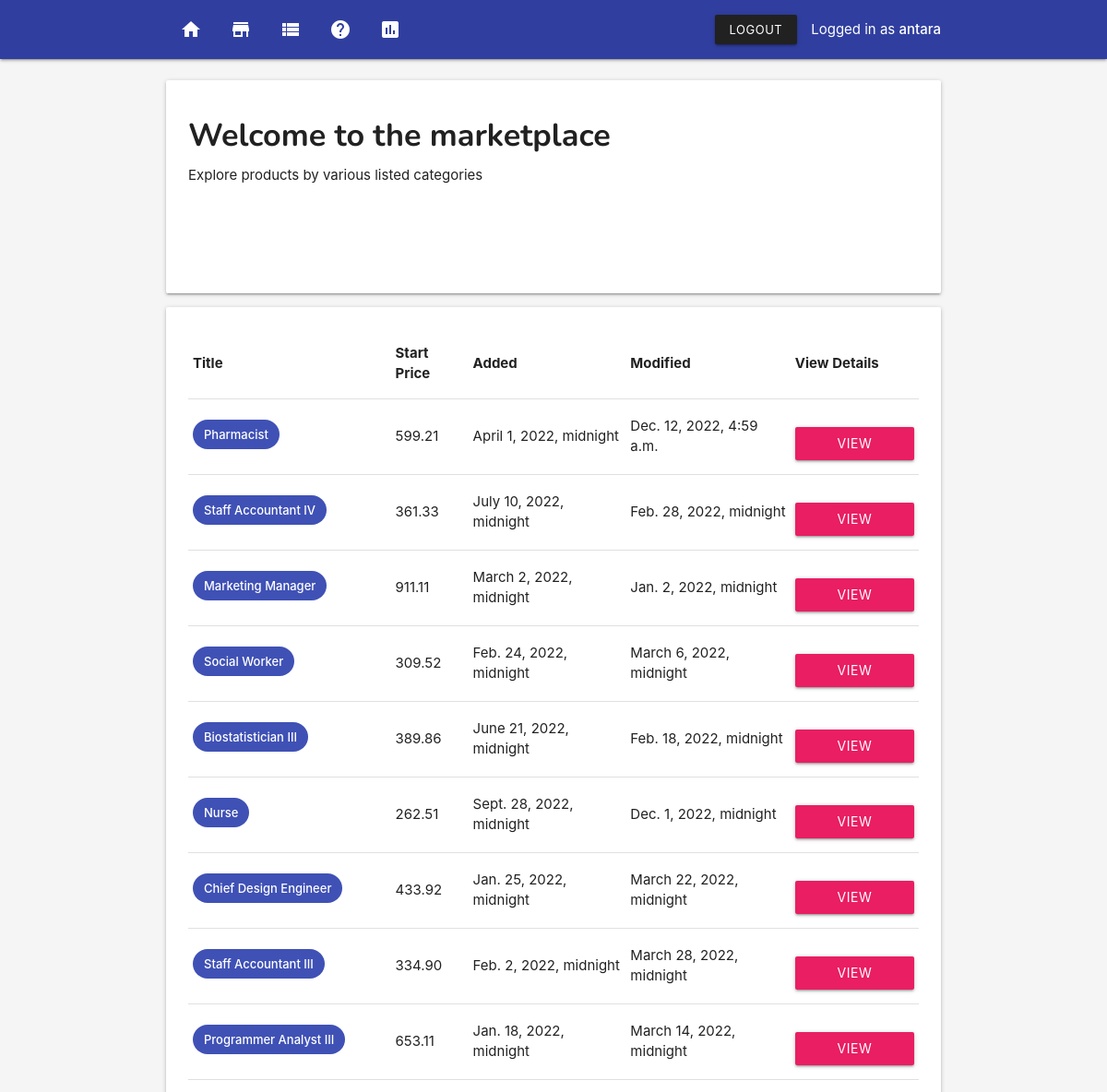
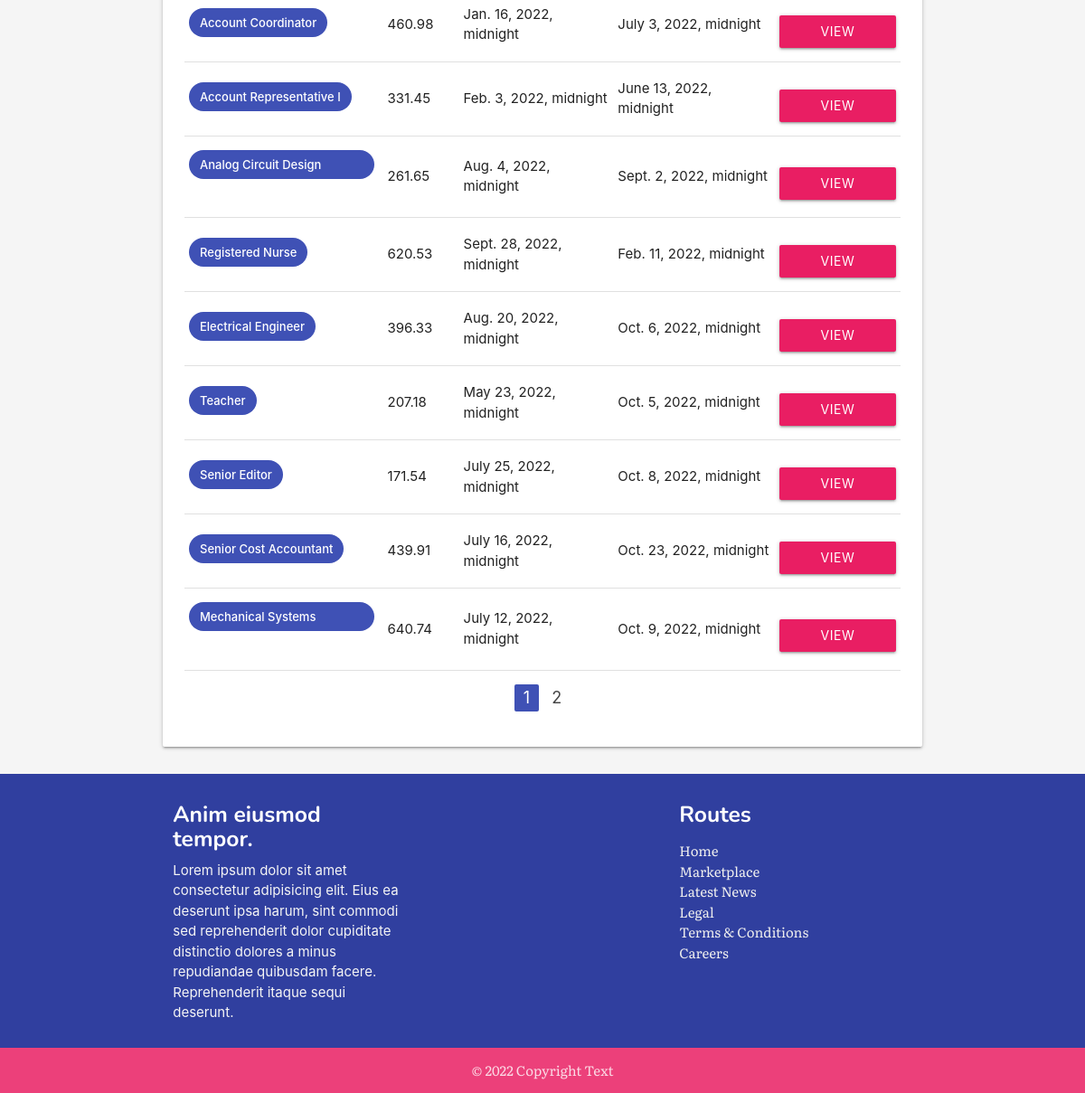
Screenshot of /marketplace/ (signed in) with the database file from the repository (2 pictures, top to bottom).
### core/models.py (models this page shows, shortened)
class User(AbstractUser):
    first_name = models.CharField(max_length=255, null=True)
    last_name = models.CharField(max_length=150, null=True)
    email = models.EmailField(unique=True)
    address = models.CharField(max_length=300, null=True)
    phone = models.CharField(
        max_length=10,
        null=True,
        validators=[
            MinLengthValidator(10)
        ]
    )
    age = models.CharField(max_length=5, null=True)
    birth_date = models.DateField(null=True)

### system/models.py (models this page shows, shortened)
class Auction(models.Model):
    title = models.CharField(max_length=255)
    slug = models.SlugField()
    start_time = models.DateTimeField(null=True)
    end_time = models.DateTimeField(null=True)
    start_price = models.DecimalField(max_digits=10, decimal_places=2, null=True)
    created = models.DateTimeField(auto_now_add=True)
    modified = models.DateTimeField(auto_now=True)
    winner = models.ForeignKey(User, on_delete=models.CASCADE, null=True)

### system/views.py (the view)
# urls.py: path('marketplace/', views.auctions, name='auctions'),
@login_required
def auctions(request):
    all_auctions = Auction.objects.all()
    paginator = Paginator(all_auctions, 18)
    page = request.GET.get('page')
    auctions = paginator.get_page(page)
    context = {
        'auctions': auctions,
    }
    return render(request, 'auctions.html', context)

### templates/auctions.html (shortened to what this page needs)
{% extends 'base.html' %}
{% block content %}
{% include 'nav.html' %}
{% load static %}
<section class="section">
    <section class="container">
            <div class="col s12">
                    <div class="card">
                            <div class="card-content">
                                <h4>Welcome to the marketplace</h4>
                                <p>Explore products by various listed categories</p>
                                <img src="{% static 'ishant-mishra-1349434-unsplash.jpg' %}" alt="" class="responsive-img fade-in">
                            </div>
                        </div>
            </div>
            <div class="card">
                <div class="card-content">
                        <table class="table responsive-table">
                                <thead>
                                    <tr>
                                        <th>Title</th>
                                        <th>Start Price</th>
                                        <th>Added</th>
                                        <th>Modified</th>
                                        <th>View Details</th>
                                    </tr>
                                </thead>
                                <tbody>
                                        {%for a in auctions %}
                                        <tr>
                                            <td><span class="chip indigo white-text">{{ a.title }}</span></td>
                                            <td>{{ a.start_price }}</td>
                                            <td>{{ a.created }}</td>
                                            <td>{{ a.modified }}</td>
                                            <td><a href="{% url 'system:auction-detail' a.id %}" style="margin-top: 1rem;" class="btn pink waves-effect waves-light">View Details</a></td>
                                        </tr>
                                        {% endfor %}
                                </tbody>
                            </table>
                            <ul class="pagination center">
                                <li class="active indigo"><a href="#!">{{auctions.number}}</a></li>
                                {% if auctions.has_next %}
                                <li class="waves-effect"><a href="?page={{auctions.next_page_number}}">{{ auctions.next_page_number}}</a></li>
                                {% endif %}
                            </ul>
                </div>
            </div>
    </section>
</section>
{% include 'footer.html' %}
{% endblock content %}

### templates/nav.html (shortened to what this page needs)
<nav>
<div class="nav-wrapper indigo darken-2">
    <div class="container">
    <ul class="left hide-on-med-and-down">
            <li><a href="{% url 'system:home' %}"><i class="material-icons">home</i></a></li>
        <li><a href="{% url 'system:auctions' %}"><i class="material-icons">store</i></a></li>
        <li><a href="{% url 'system:bid-summary' %}"><i class="material-icons">view_list</i></a></li>
        <li><a href="{% url 'system:about' %}"><i class="material-icons">help</i></a></li>
        <li><a href="{% url 'system:dashboard' %}"><i class="material-icons">insert_chart</i></a></li>
    </ul>
    <ul class="right hide-on-med-and-down">
            {% if user.is_authenticated %}
            <li><a class="btn-small waves-effect waves-light grey darken-4" href="{% url 'core:logout' %}">Logout</a></li>
            <li>Logged in as <strong>{{ user.username }}</strong></li>
        {% endif %}
    </ul>
</div>
</div>
</nav>

### templates/base.html (style rules this page uses)
p { margin-top: 0.5rem !important; margin-bottom: 0.5rem!important; }
img { margin-top: 1em; padding: 4%; }
h1, h2, h3, h4, h5, h6 { margin-top: .5em !important; font-family: 'Nunito', sans-serif; font-weight: bold; }
body { display: flex; min-height: 100vh; flex-direction: column; }
.fade-in { -webkit-animation: fade-in 1s cubic-bezier(0.390, 0.575, 0.565, 1.000) both; animation: fade-in 1s cubic-bezier(0.390, 0.575, 0.565, 1.000) both; }

### rows the page displays
User: username "antara"
Auction: title "Pharmacist", start_price "599.21", created "April 1, 2022, midnight", modified "Dec. 12, 2022, 4:59 a.m."
Auction: title "Staff Accountant IV", start_price "361.33", created "July 10, 2022, midnight", modified "Feb. 28, 2022, midnight"
Auction: title "Marketing Manager", start_price "911.11", created "March 2, 2022, midnight", modified "Jan. 2, 2022, midnight"
Auction: title "Social Worker", start_price "309.52", created "Feb. 24, 2022, midnight", modified "March 6, 2022, midnight"
Auction: title "Biostatistician III", start_price "389.86", created "June 21, 2022, midnight", modified "Feb. 18, 2022, midnight"
Auction: title "Nurse", start_price "262.51", created "Sept. 28, 2022, midnight", modified "Dec. 1, 2022, midnight"
Auction: title "Chief Design Engineer", start_price "433.92", created "Jan. 25, 2022, midnight", modified "March 22, 2022, midnight"
Auction: title "Staff Accountant III", start_price "334.90", created "Feb. 2, 2022, midnight", modified "March 28, 2022, midnight"
Auction: title "Programmer Analyst III", start_price "653.11", created "Jan. 18, 2022, midnight", modified "March 14, 2022, midnight"
Auction: title "Account Coordinator", start_price "460.98", created "Jan. 16, 2022, midnight", modified "July 3, 2022, midnight"
Auction: title "Account Representative I", start_price "331.45", created "Feb. 3, 2022, midnight", modified "June 13, 2022, midnight"
Auction: title "Analog Circuit Design manager", start_price "261.65", created "Aug. 4, 2022, midnight", modified "Sept. 2, 2022, midnight"
Auction: title "Registered Nurse", start_price "620.53", created "Sept. 28, 2022, midnight", modified "Feb. 11, 2022, midnight"
Auction: title "Electrical Engineer", start_price "396.33", created "Aug. 20, 2022, midnight", modified "Oct. 6, 2022, midnight"
Auction: title "Teacher", start_price "207.18", created "May 23, 2022, midnight", modified "Oct. 5, 2022, midnight"
Auction: title "Senior Editor", start_price "171.54", created "July 25, 2022, midnight", modified "Oct. 8, 2022, midnight"
Auction: title "Senior Cost Accountant", start_price "439.91", created "July 16, 2022, midnight", modified "Oct. 23, 2022, midnight"
Auction: title "Mechanical Systems Engineer", start_price "640.74", created "July 12, 2022, midnight", modified "Oct. 9, 2022, midnight"

### other values shown
{{ auctions.number }} "1"
{{ auctions.next_page_number }} "2"
